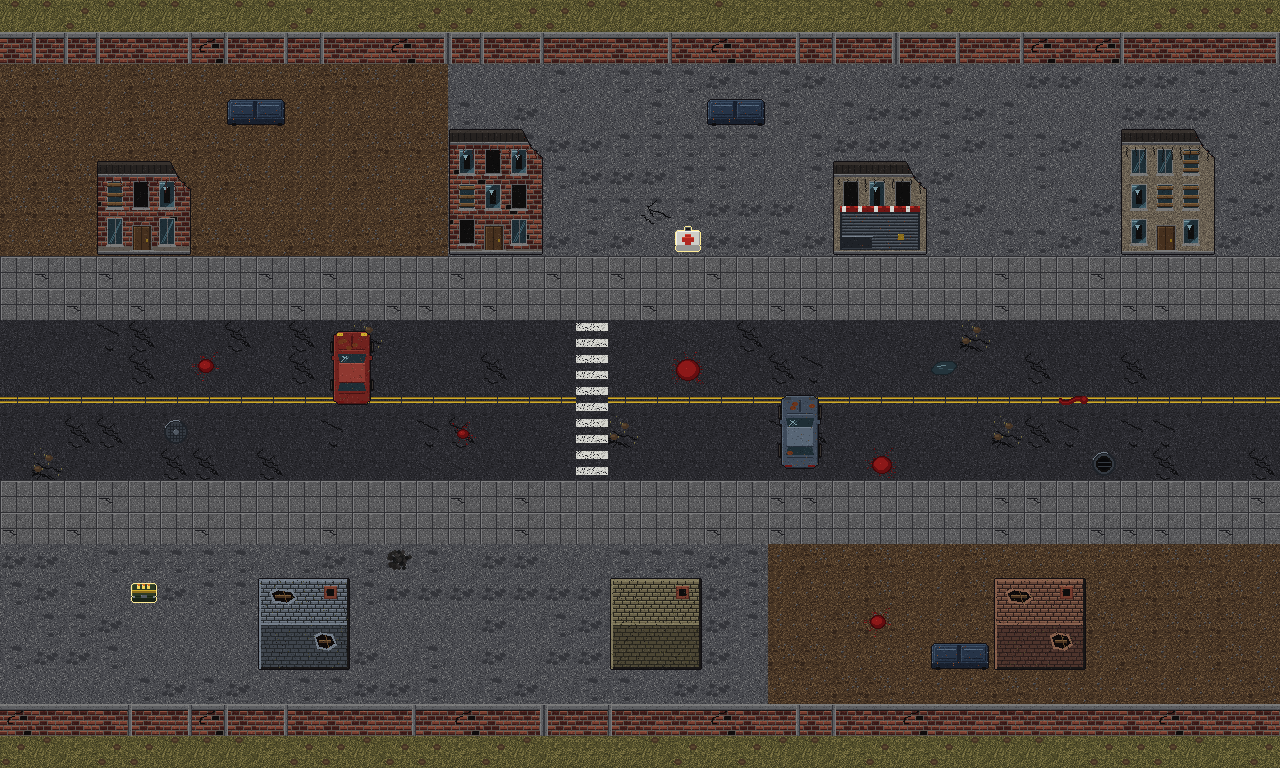

This is a level from a 2D game, rendered from its Tiled map with the project's own tilesets. A one-line summary and the map file follow, with tile-layer data summarised:
An orthogonal 40x24 tile map with 32x32 px tiles, 3 tile layers (suelo, objetos, decoracion) and 34 objects (6x zombie, 3x bodega, 3x contenedor, 2x edificio, 2x auto, ...).

<map version="1.10" tiledversion="1.12.2" orientation="orthogonal" renderorder="right-down" width="40" height="24" tilewidth="32" tileheight="32" infinite="0" nextlayerid="8" nextobjectid="1000">
 <properties>
  <property name="nivel" type="int" value="1" />
  <property name="nombre" value="Calle abandonada" />
 </properties>
 <tileset firstgid="1" source="tileset_dead_zone.tsx" />
 <layer id="1" name="suelo" width="40" height="24">
  <data>[960 cells, 960 non-empty, 22 distinct tile ids]</data>
 </layer>
 <layer id="3" name="objetos" width="40" height="24">
  <data>[960 cells, 169 non-empty, 90 distinct tile ids]</data>
 </layer>
 <objectgroup id="4" name="colisiones">
  <object id="1" name="muro_norte" x="0" y="32" width="1280" height="32" />
  <object id="2" name="muro_sur" x="0" y="704" width="1280" height="32" />
  <object id="3" name="casa" x="96" y="160" width="96" height="96" />
  <object id="4" name="edificio" x="448" y="128" width="96" height="128" />
  <object id="5" name="tienda" x="832" y="160" width="96" height="96" />
  <object id="6" name="edificio" x="1120" y="128" width="96" height="128" />
  <object id="7" name="bodega" x="256" y="576" width="96" height="96" />
  <object id="8" name="bodega" x="608" y="576" width="96" height="96" />
  <object id="9" name="bodega" x="992" y="576" width="96" height="96" />
  <object id="10" name="auto" x="320" y="320" width="64" height="96" />
  <object id="11" name="auto" x="768" y="384" width="64" height="96" />
  <object id="12" name="contenedor" x="224" y="96" width="64" height="32" />
  <object id="13" name="contenedor" x="704" y="96" width="64" height="32" />
  <object id="14" name="contenedor" x="928" y="640" width="64" height="32" />
 </objectgroup>
 <objectgroup id="5" name="puntos" visible="0">
  <object id="15" name="jugador" x="96" y="430">
   <point />
  </object>
  <object id="16" name="zombie" x="560" y="440">
   <point />
  </object>
  <object id="17" name="zombie" x="700" y="380">
   <point />
  </object>
  <object id="18" name="zombie" x="880" y="440">
   <point />
  </object>
  <object id="19" name="zombie" x="1000" y="380">
   <point />
  </object>
  <object id="20" name="zombie" x="820" y="600">
   <point />
  </object>
  <object id="21" name="zombie" x="1150" y="460">
   <point />
  </object>
  <object id="22" name="municion" x="150" y="600">
   <point />
  </object>
  <object id="23" name="botiquin" x="688" y="224">
   <point />
  </object>
  <object id="25" name="patrol_1_a" x="490" y="440"><point /></object>
  <object id="26" name="patrol_1_b" x="630" y="440"><point /></object>
  <object id="27" name="patrol_2_a" x="640" y="380"><point /></object>
  <object id="28" name="patrol_2_b" x="755" y="380"><point /></object>
  <object id="29" name="waypoint_3_1" x="850" y="440"><point /></object>
  <object id="30" name="waypoint_3_2" x="930" y="500"><point /></object>
  <object id="31" name="waypoint_3_3" x="850" y="540"><point /></object>
  <object id="32" name="waypoint_4_1" x="970" y="380"><point /></object>
  <object id="33" name="waypoint_4_2" x="1080" y="440"><point /></object>
  <object id="34" name="waypoint_4_3" x="1040" y="520"><point /></object>
  <object id="24" name="salida" x="1184" y="320" width="96" height="160" />
 </objectgroup>
 <layer id="2" name="decoracion" width="40" height="24" locked="1">
  <data>[960 cells, 8 non-empty, 7 distinct tile ids]</data>
 </layer>
</map>
